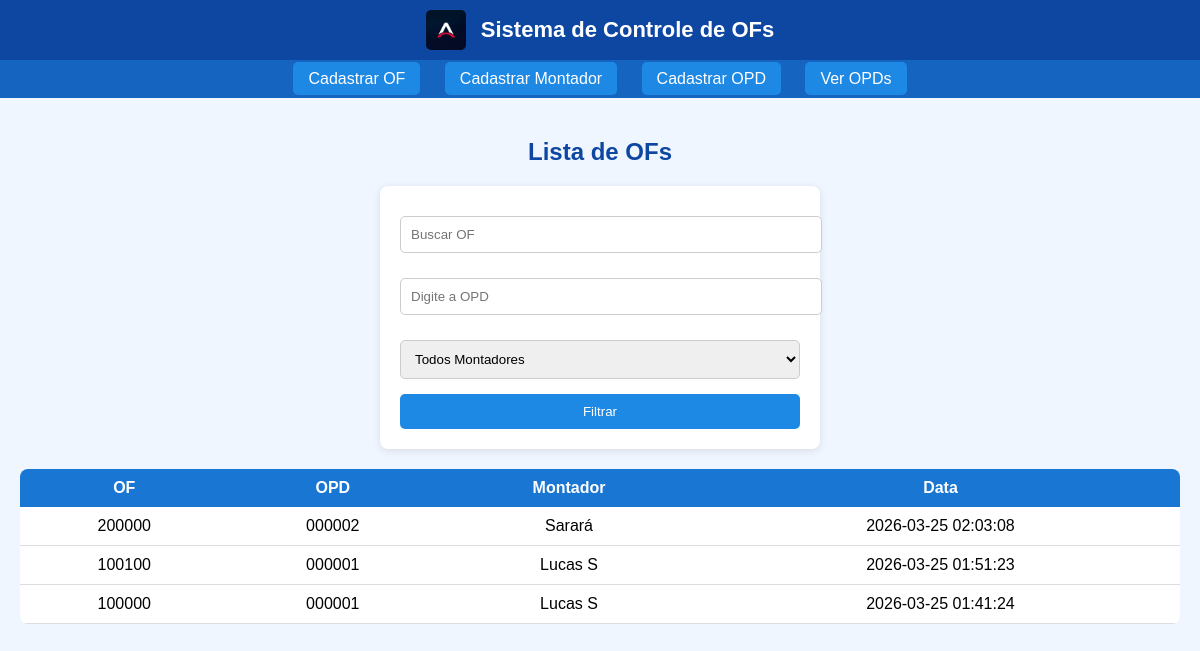
Before: / with the older database file.
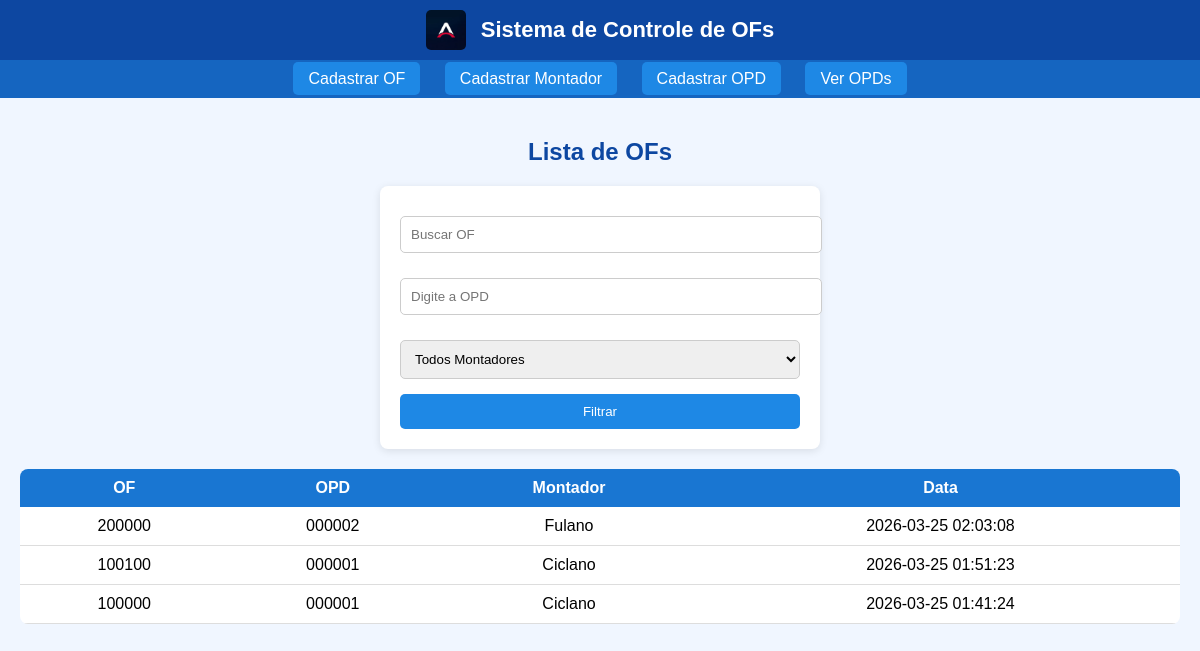
After: the same page with the newer database file.
### tables this page shows
CREATE TABLE `of` (
  `id` int NOT NULL,
  `numero_of` varchar(50) DEFAULT NULL,
  `opd_id` int DEFAULT NULL,
  `data_registro` timestamp NULL DEFAULT CURRENT_TIMESTAMP
);

CREATE TABLE `opd` (
  `id` int NOT NULL,
  `nome` varchar(100) NOT NULL,
  `montador_nome` varchar(100) DEFAULT NULL
);

### index.php (the view, shortened to what this page needs)
<?php include 'conexao.php'; ?>
<!DOCTYPE html>
<html lang="pt-br">
<head>
<link rel="stylesheet" href="style.css">
</head>
<body>
<div class="header">
    <div class="header-content">
        <img src="img/logo.jpg" class="logo-img">
        <span class="titulo">Sistema de Controle de OFs</span>
    </div>
</div>
<div class="menu">
    <a href="of.php">Cadastrar OF</a>
    <a href="montador.php">Cadastrar Montador</a>
    <a href="opd.php">Cadastrar OPD</a>
    <a href="opds.php">Ver OPDs</a>
</div>
<div class="container">
<h2>Lista de OFs</h2>
<form method="GET" style="margin-bottom:20px;">
    <input type="text" name="numero_of" placeholder="Buscar OF">
    <input type="text" name="opd_nome" placeholder="Digite a OPD">
    <select name="montador_nome">
        <option value="">Todos Montadores</option>
    </select>
    <button type="submit">Filtrar</button>
</form>
<table>
<tr>
    <th>OF</th>
    <th>OPD</th>
    <th>Montador</th>
    <th>Data</th>
</tr>
<?php
$whereSql = "";
$sql = "
SELECT
    `of`.numero_of,
    opd.nome AS opd,
    opd.montador_nome AS montador,
    `of`.data_registro
FROM `of`
JOIN opd ON `of`.opd_id = opd.id
$whereSql
ORDER BY `of`.data_registro DESC
";
$result = $conn->query($sql);
if ($result && $result->num_rows > 0) {
    while($row = $result->fetch_assoc()){
        echo "<tr>
                <td>{$row['numero_of']}</td>
                <td>{$row['opd']}</td>
                <td>{$row['montador']}</td>
                <td>{$row['data_registro']}</td>
              </tr>";
    }
} else {
    echo "<tr><td colspan='4'>Nenhuma OF encontrada</td></tr>";
}
?>
</table>
</div>
</body>
</html>

### style.css (style rules this page uses)
body { margin: 0; font-family: Arial, sans-serif; background-color: #f0f6ff; }
.header { background: #0d47a1; padding: 10px 20px; }
.header-content { display: flex; align-items: center; justify-content: center; gap: 15px; }
.logo-img { height: 40px; width: auto; border-radius: 5px; }
.titulo { color: white; font-size: 22px; font-weight: bold; }
.menu { background: #1565c0; padding: 10px; text-align: center; }
.menu a { color: white; text-decoration: none; margin: 0 10px; padding: 8px 15px; background: #1e88e5; border-radius: 5px; transition: 0.3s; }
.container { padding: 20px; display: flex; flex-direction: column; align-items: center; }
h1, h2 { color: #0d47a1; }
h2 { text-align: center; }
form { background: white; padding: 20px; border-radius: 8px; max-width: 400px; width: 100%; margin: 0 auto; box-shadow: 0px 2px 8px rgba(0,0,0,0.1); }
input, select { width: 100%; padding: 10px; margin-top: 10px; margin-bottom: 15px; border: 1px solid #ccc; border-radius: 5px; }
button { background: #1e88e5; color: white; border: none; padding: 10px; border-radius: 5px; cursor: pointer; width: 100%; }
table { width: 100%; border-collapse: collapse; background: white; border-radius: 8px; overflow: hidden; }
th { background: #1976d2; color: white; padding: 10px; }
td { padding: 10px; text-align: center; border-bottom: 1px solid #ddd; }

Changed rows visible on the page:
changed through a linked row, of: opd.montador_nome "Sarará" → "Fulano"
changed through a linked row, of (number 2 of 3 on the later page): opd.montador_nome "Lucas S" → "Ciclano"
changed through a linked row, of (number 3 of 3 on the later page): opd.montador_nome "Lucas S" → "Ciclano"
